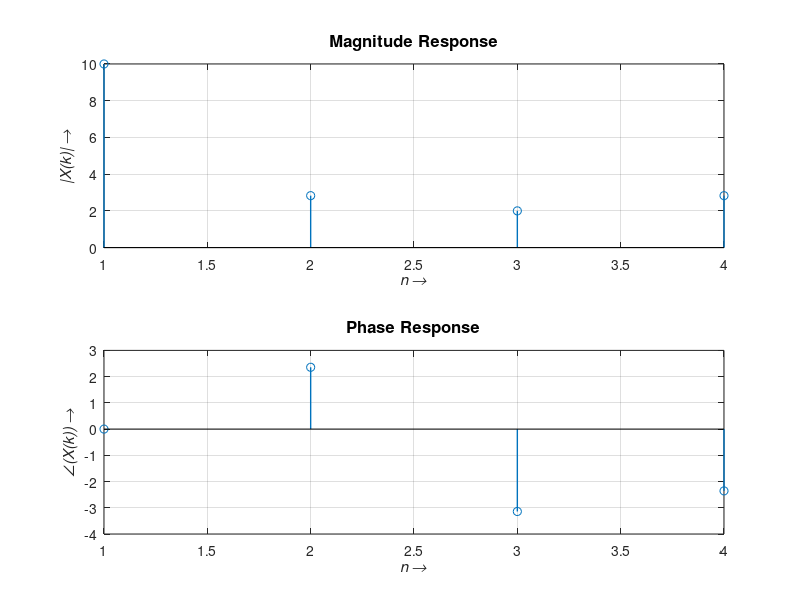

Reproduce this figure in MATLAB.
clc;
clear all;
close all
xn=[1 2 3 4];   % Discrete time sequence
N=length(xn);
Xk=[0 0 0 0];
t=(0:length(Xk)-1)*100/length(Xk);
for k=0:(N-1)
    for n=0:(N-1)
        Xk(k+1)=Xk(k+1)+xn(n+1)*exp(((-1i)*2*pi*k*n)/N);
    end
end
disp('Discrete Fourier Transform(DFT) is');
disp(Xk);   % Discrete Fourier Transform 
subplot(2,1,1); 
stem(abs(Xk),'linewidth',1);
grid on;
xlabel('\itn \rightarrow','Fontweight','bold','Fontsize',11);
ylabel('\it|X(k)| \rightarrow','Fontweight','bold','Fontsize',11);
title('Magnitude Response','Fontweight','bold','Fontsize',12);
subplot(2,1,2);
stem(angle(Xk),'linewidth',1);
xlabel('\itn \rightarrow','Fontweight','bold','Fontsize',11);
ylabel('\it\angle(X(k)) \rightarrow','Fontweight','bold','Fontsize',11);
title('Phase Response','Fontweight','bold','Fontsize',12);
grid on;